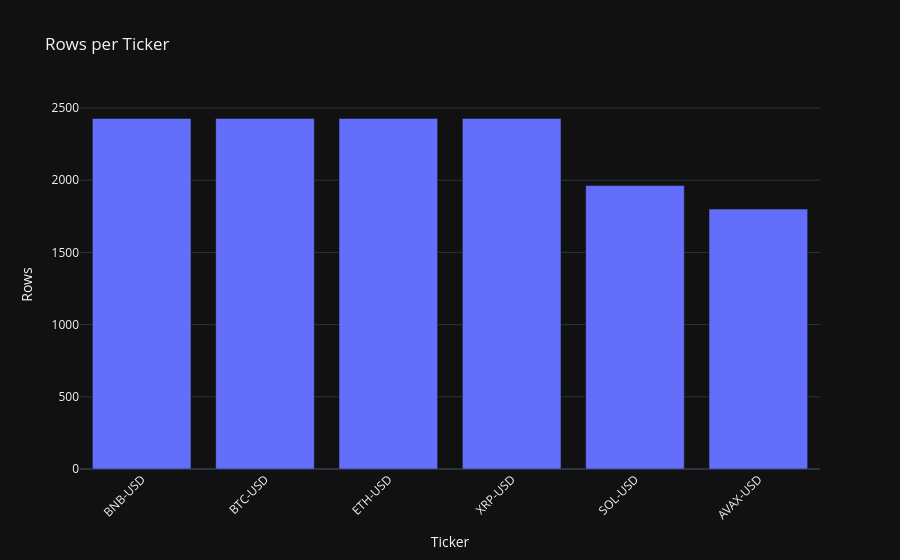

The cell this chart's notebook holds for it:
### Code cell
fig = px.bar(
    x=ticker_counts.index,
    y=ticker_counts.values,
    title='Rows per Ticker',
    labels={'x': 'Ticker', 'y': 'Rows'},
)
fig.update_layout(xaxis_tickangle=-45)
fig.show()

### Figure 1 — Plotly figure (JSON) as saved in the notebook; plotly's stock layout.template omitted (floating-point values rounded to 4 significant figures)
{"data": [{"hovertemplate": "Ticker=%{x}<br>Rows=%{y}<extra></extra>", "legendgroup": "", "marker": {"color": "#636efa", "pattern": {"shape": ""}}, "name": "", "orientation": "v", "showlegend": false, "textposition": "auto", "type": "bar", "x": ["BNB-USD", "BTC-USD", "ETH-USD", "XRP-USD", "SOL-USD", "AVAX-USD"], "xaxis": "x", "y": [2428, 2428, 2428, 2428, 1963, 1800], "yaxis": "y"}], "layout": {"barmode": "relative", "legend": {"tracegroupgap": 0}, "title": {"text": "Rows per Ticker"}, "xaxis": {"anchor": "y", "domain": [0, 1], "tickangle": -45, "title": {"text": "Ticker"}}, "yaxis": {"anchor": "x", "domain": [0, 1], "title": {"text": "Rows"}}}}
